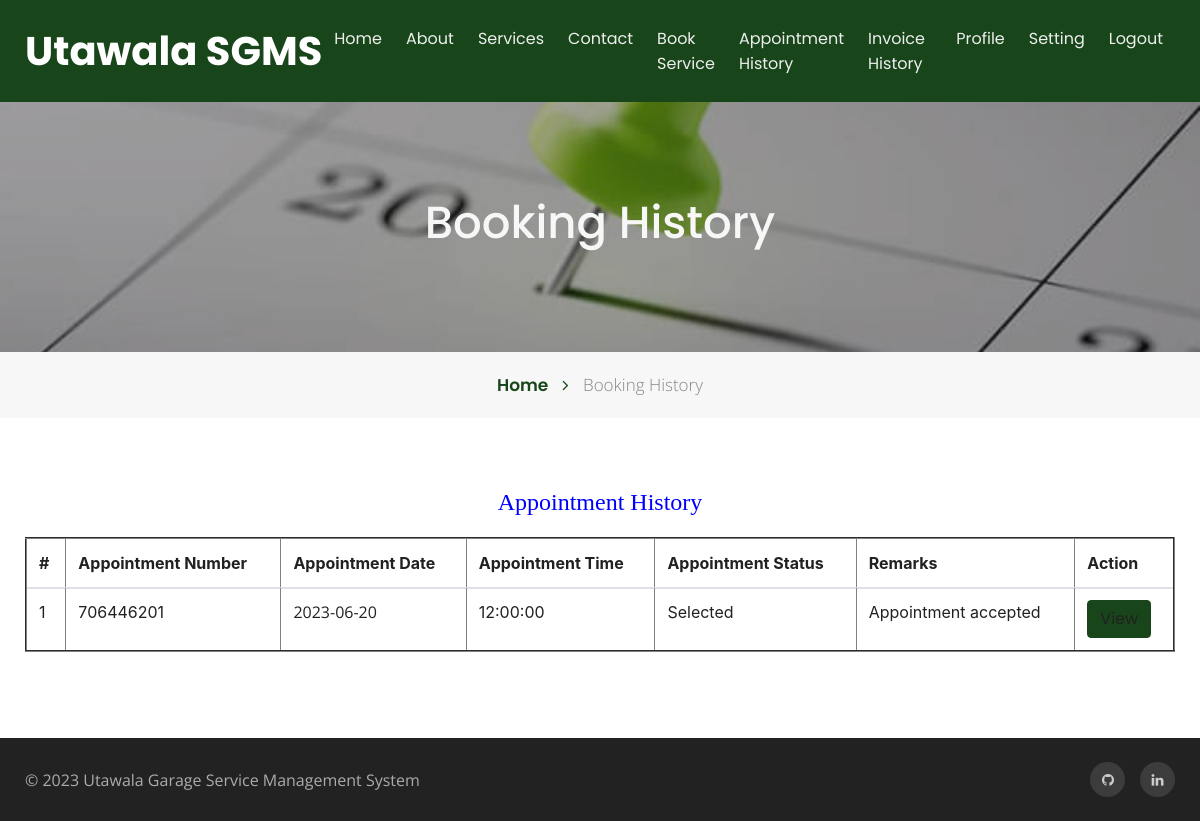
The page /PHP/booking-history.php (signed in) on the database its author committed.
### tables this page shows
CREATE TABLE `tblbook` (
  `ID` int(10) NOT NULL,
  `UserID` int(10) DEFAULT NULL,
  `AptNumber` int(10) DEFAULT NULL,
  `AptDate` date DEFAULT NULL,
  `AptTime` time DEFAULT NULL,
  `Message` mediumtext DEFAULT NULL,
  `BookingDate` timestamp NULL DEFAULT current_timestamp(),
  `Remark` varchar(250) DEFAULT NULL,
  `Status` varchar(250) DEFAULT NULL,
  `RemarkDate` timestamp NULL DEFAULT NULL ON UPDATE current_timestamp()
);

### PHP/booking-history.php (the view, shortened to what this page needs)
<?php
include('includes/dbconnection.php');
if (strlen($_SESSION['bpmsuid']==0)) {
  header('location:logout.php');
  } else{
  ?>
<!doctype html>
<html lang="en">
  <head>
    <link rel="stylesheet" href="assets/css/style-starter.css">
  </head>
  <body id="home">
<?php include_once('includes/header.php');?>
<section class="w3l-inner-banner-main">
    <div class="about-inner appointment ">
        <div class="container">
            <div class="main-titles-head text-center">
            <h3 class="header-name ">
 Booking History
            </h3>
        </div>
</div>
</div>
<div class="breadcrumbs-sub">
<div class="container">
<ul class="breadcrumbs-custom-path">
    <li class="right-side propClone"><a href="index.php" class="">Home <span class="fa fa-angle-right" aria-hidden="true"></span></a> <p></li>
    <li class="active ">
        Booking History</li>
</ul>
</div>
</div>
</section>
<section class="w3l-contact-info-main" id="contact">
    <div class="contact-sec	">
        <div class="container">
            <div>
                <div class="cont-details">
                   <div class="table-content table-responsive cart-table-content m-t-30">
                    <h4 style="padding-bottom: 20px;text-align: center;color: blue;">Appointment History</h4>
                        <table border="2" class="table">
                            <thead class="gray-bg" >
                                <tr>
                                    <th>#</th>
                                <th>Appointment Number</th>
                                <th>Appointment Date</th>
                                <th>Appointment Time</th>
                                <th>Appointment Status</th>
                                <th>Remarks</th>
                                <th>Action</th>
                                </tr>
                            </thead>
                            <tbody>
                                <tr>
                                    <?php
                                   $userid= $_SESSION['bpmsuid'];
 $query=mysqli_query($con,"select tbluser.ID as uid, tbluser.FirstName,tbluser.LastName,tbluser.Email,tbluser.MobileNumber,tblbook.ID as bid,tblbook.AptNumber,tblbook.AptDate,tblbook.AptTime,tblbook.Message,tblbook.BookingDate,tblbook.Status,tblbook.Remark from tblbook join tbluser on tbluser.ID=tblbook.UserID where tbluser.ID='$userid'");
$cnt=1;
              while($row=mysqli_fetch_array($query))
              { ?>
               <tr>
    <td><?php echo $cnt;?></td>
<td><?php echo $row['AptNumber'];?></td>
<td><p> <?php echo $row['AptDate']?> </p></td>
<td><?php echo $row['AptTime']?></td>
<td><?php $status=$row['Status'];
if($status==''){
 echo "Waiting for confirmation";
} else{
echo $status;
}
?>  </td>
<td><?php echo $row['Remark']?></td>
<td><a href="appointment-detail.php?aptnumber=<?php echo $row['AptNumber'];?>" class="btn btn-primary">View</a></td>
</tr><?php $cnt=$cnt+1; } ?>
                            </tbody>
                        </table>
                    </div> </div>
    </div>
    </div></div>
</section>
<?php include_once('includes/footer.php');?>
</body>
</html><?php } ?>

### rows shown on the page
tblbook: AptNumber "706446201", AptDate "2023-06-20", AptTime "12:00:00", Status "Selected", Remark "Appointment accepted"
